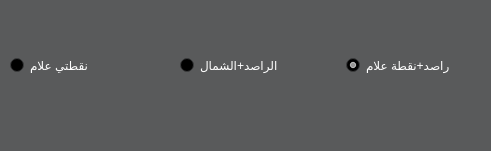
   <widget class="QWidget" name="MainWidget" native="true">
    <property name="geometry">
     <rect>
      <x>10</x>
      <y>10</y>
      <width>491</width>
      <height>151</height>
     </rect>
    </property>
    <property name="palette">
     <palette>
      <active>
       <colorrole role="WindowText">
        <brush brushstyle="SolidPattern">
         <color alpha="255">
          <red>255</red>
          <green>255</green>
          <blue>255</blue>
         </color>
        </brush>
       </colorrole>
       <colorrole role="Button">
        <brush brushstyle="SolidPattern">
         <color alpha="255">
          <red>89</red>
          <green>90</green>
          <blue>91</blue>
         </color>
        </brush>
       </colorrole>
       <colorrole role="Light">
        <brush brushstyle="SolidPattern">
         <color alpha="255">
          <red>134</red>
          <green>135</green>
          <blue>137</blue>
         </color>
        </brush>
       </colorrole>
       <colorrole role="Midlight">
        <brush brushstyle="SolidPattern">
         <color alpha="255">
          <red>111</red>
          <green>112</green>
          <blue>114</blue>
         </color>
        </brush>
       </colorrole>
       <colorrole role="Dark">
        <brush brushstyle="SolidPattern">
         <color alpha="255">
          <red>44</red>
          <green>45</green>
          <blue>45</blue>
         </color>
        </brush>
       </colorrole>
       <colorrole role="Mid">
        <brush brushstyle="SolidPattern">
         <color alpha="255">
          <red>59</red>
          <green>60</green>
          <blue>60</blue>
         </color>
        </brush>
       </colorrole>
       <colorrole role="Text">
        <brush brushstyle="SolidPattern">
         <color alpha="255">
          <red>255</red>
          <green>255</green>
          <blue>255</blue>
         </color>
        </brush>
       </colorrole>
       <colorrole role="BrightText">
        <brush brushstyle="SolidPattern">
         <color alpha="255">
          <red>255</red>
          <green>255</green>
          <blue>255</blue>
         </color>
        </brush>
       </colorrole>
       <colorrole role="ButtonText">
        <brush brushstyle="SolidPattern">
         <color alpha="255">
          <red>255</red>
          <green>255</green>
          <blue>255</blue>
         </color>
        </brush>
       </colorrole>
       <colorrole role="Base">
        <brush brushstyle="SolidPattern">
         <color alpha="255">
          <red>0</red>
          <green>0</green>
          <blue>0</blue>
         </color>
        </brush>
       </colorrole>
       <colorrole role="Window">
        <brush brushstyle="SolidPattern">
         <color alpha="255">
          <red>89</red>
          <green>90</green>
          <blue>91</blue>
         </color>
        </brush>
       </colorrole>
       <colorrole role="Shadow">
        <brush brushstyle="SolidPattern">
         <color alpha="255">
          <red>0</red>
          <green>0</green>
          <blue>0</blue>
         </color>
        </brush>
       </colorrole>
       <colorrole role="AlternateBase">
        <brush brushstyle="SolidPattern">
         <color alpha="255">
          <red>44</red>
          <green>45</green>
          <blue>45</blue>
         </color>
        </brush>
       </colorrole>
       <colorrole role="ToolTipBase">
        <brush brushstyle="SolidPattern">
         <color alpha="255">
          <red>255</red>
          <green>255</green>
          <blue>220</blue>
         </color>
        </brush>
       </colorrole>
       <colorrole role="ToolTipText">
        <brush brushstyle="SolidPattern">
         <color alpha="255">
          <red>0</red>
          <green>0</green>
          <blue>0</blue>
         </color>
        </brush>
       </colorrole>
      </active>
      <inactive>
       <colorrole role="WindowText">
        <brush brushstyle="SolidPattern">
         <color alpha="255">
          <red>255</red>
          <green>255</green>
          <blue>255</blue>
         </color>
        </brush>
       </colorrole>
       <colorrole role="Button">
        <brush brushstyle="SolidPattern">
         <color alpha="255">
          <red>89</red>
          <green>90</green>
          <blue>91</blue>
         </color>
        </brush>
       </colorrole>
       <colorrole role="Light">
        <brush brushstyle="SolidPattern">
         <color alpha="255">
          <red>134</red>
          <green>135</green>
          <blue>137</blue>
         </color>
        </brush>
       </colorrole>
       <colorrole role="Midlight">
        <brush brushstyle="SolidPattern">
         <color alpha="255">
          <red>111</red>
          <green>112</green>
          <blue>114</blue>
         </color>
        </brush>
       </colorrole>
       <colorrole role="Dark">
        <brush brushstyle="SolidPattern">
         <color alpha="255">
          <red>44</red>
          <green>45</green>
          <blue>45</blue>
         </color>
        </brush>
       </colorrole>
       <colorrole role="Mid">
        <brush brushstyle="SolidPattern">
         <color alpha="255">
          <red>59</red>
          <green>60</green>
          <blue>60</blue>
         </color>
        </brush>
       </colorrole>
       <colorrole role="Text">
        <brush brushstyle="SolidPattern">
         <color alpha="255">
          <red>255</red>
          <green>255</green>
          <blue>255</blue>
         </color>
        </brush>
       </colorrole>
       <colorrole role="BrightText">
        <brush brushstyle="SolidPattern">
         <color alpha="255">
          <red>255</red>
          <green>255</green>
          <blue>255</blue>
         </color>
        </brush>
       </colorrole>
       <colorrole role="ButtonText">
        <brush brushstyle="SolidPattern">
         <color alpha="255">
          <red>255</red>
          <green>255</green>
          <blue>255</blue>
         </color>
        </brush>
       </colorrole>
       <colorrole role="Base">
        <brush brushstyle="SolidPattern">
         <color alpha="255">
          <red>0</red>
          <green>0</green>
          <blue>0</blue>
         </color>
        </brush>
       </colorrole>
       <colorrole role="Window">
        <brush brushstyle="SolidPattern">
         <color alpha="255">
          <red>89</red>
          <green>90</green>
          <blue>91</blue>
         </color>
        </brush>
       </colorrole>
       <colorrole role="Shadow">
        <brush brushstyle="SolidPattern">
         <color alpha="255">
          <red>0</red>
          <green>0</green>
          <blue>0</blue>
         </color>
        </brush>
       </colorrole>
       <colorrole role="AlternateBase">
        <brush brushstyle="SolidPattern">
         <color alpha="255">
          <red>44</red>
          <green>45</green>
          <blue>45</blue>
         </color>
        </brush>
       </colorrole>
       <colorrole role="ToolTipBase">
        <brush brushstyle="SolidPattern">
         <color alpha="255">
          <red>255</red>
          <green>255</green>
          <blue>220</blue>
         </color>
        </brush>
       </colorrole>
       <colorrole role="ToolTipText">
        <brush brushstyle="SolidPattern">
         <color alpha="255">
          <red>0</red>
          <green>0</green>
          <blue>0</blue>
         </color>
        </brush>
       </colorrole>
      </inactive>
      <disabled>
       <colorrole role="WindowText">
        <brush brushstyle="SolidPattern">
         <color alpha="255">
          <red>44</red>
          <green>45</green>
          <blue>45</blue>
         </color>
        </brush>
       </colorrole>
       <colorrole role="Button">
        <brush brushstyle="SolidPattern">
         <color alpha="255">
          <red>89</red>
          <green>90</green>
          <blue>91</blue>
         </color>
        </brush>
       </colorrole>
       <colorrole role="Light">
        <brush brushstyle="SolidPattern">
         <color alpha="255">
          <red>134</red>
          <green>135</green>
          <blue>137</blue>
         </color>
        </brush>
       </colorrole>
       <colorrole role="Midlight">
        <brush brushstyle="SolidPattern">
         <color alpha="255">
          <red>111</red>
          <green>112</green>
          <blue>114</blue>
         </color>
        </brush>
       </colorrole>
       <colorrole role="Dark">
        <brush brushstyle="SolidPattern">
         <color alpha="255">
          <red>44</red>
          <green>45</green>
          <blue>45</blue>
         </color>
        </brush>
       </colorrole>
       <colorrole role="Mid">
        <brush brushstyle="SolidPattern">
         <color alpha="255">
          <red>59</red>
          <green>60</green>
          <blue>60</blue>
         </color>
        </brush>
       </colorrole>
       <colorrole role="Text">
        <brush brushstyle="SolidPattern">
         <color alpha="255">
          <red>44</red>
          <green>45</green>
          <blue>45</blue>
         </color>
        </brush>
       </colorrole>
       <colorrole role="BrightText">
        <brush brushstyle="SolidPattern">
         <color alpha="255">
          <red>255</red>
          <green>255</green>
          <blue>255</blue>
         </color>
        </brush>
       </colorrole>
       <colorrole role="ButtonText">
        <brush brushstyle="SolidPattern">
         <color alpha="255">
          <red>44</red>
          <green>45</green>
          <blue>45</blue>
         </color>
        </brush>
       </colorrole>
       <colorrole role="Base">
        <brush brushstyle="SolidPattern">
         <color alpha="255">
          <red>89</red>
          <green>90</green>
          <blue>91</blue>
         </color>
        </brush>
       </colorrole>
       <colorrole role="Window">
        <brush brushstyle="SolidPattern">
         <color alpha="255">
          <red>89</red>
          <green>90</green>
          <blue>91</blue>
         </color>
        </brush>
       </colorrole>
       <colorrole role="Shadow">
        <brush brushstyle="SolidPattern">
         <color alpha="255">
          <red>0</red>
          <green>0</green>
          <blue>0</blue>
         </color>
        </brush>
       </colorrole>
       <colorrole role="AlternateBase">
        <brush brushstyle="SolidPattern">
         <color alpha="255">
          <red>89</red>
          <green>90</green>
          <blue>91</blue>
         </color>
        </brush>
       </colorrole>
       <colorrole role="ToolTipBase">
        <brush brushstyle="SolidPattern">
         <color alpha="255">
          <red>255</red>
          <green>255</green>
          <blue>220</blue>
         </color>
        </brush>
       </colorrole>
       <colorrole role="ToolTipText">
        <brush brushstyle="SolidPattern">
         <color alpha="255">
          <red>0</red>
          <green>0</green>
          <blue>0</blue>
         </color>
        </brush>
       </colorrole>
      </disabled>
     </palette>
    </property>
    <property name="tabletTracking">
     <bool>false</bool>
    </property>
    <property name="autoFillBackground">
     <bool>true</bool>
    </property>
    <widget class="QRadioButton" name="Mark_Mode">
     <property name="geometry">
      <rect>
       <x>10</x>
       <y>50</y>
       <width>121</width>
       <height>31</height>
      </rect>
     </property>
     <property name="text">
      <string>نقطتي علام</string>
     </property>
    </widget>
    <widget class="QRadioButton" name="Home_Mode">
     <property name="geometry">
      <rect>
       <x>346</x>
       <y>50</y>
       <width>121</width>
       <height>31</height>
      </rect>
     </property>
     <property name="text">
      <string>راصد+نقطة علام</string>
     </property>
     <property name="checked">
      <bool>true</bool>
     </property>
    </widget>
    <widget class="QRadioButton" name="North_Mode">
     <property name="geometry">
      <rect>
       <x>180</x>
       <y>50</y>
       <width>121</width>
       <height>31</height>
      </rect>
     </property>
     <property name="text">
      <string>الراصد+الشمال</string>
     </property>
    </widget>
   </widget>
